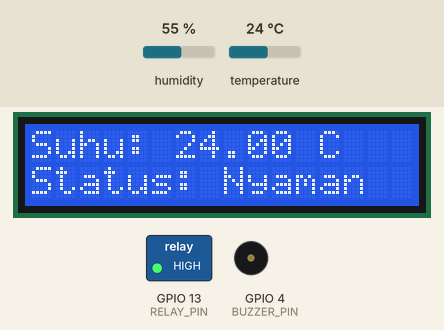
A sketch run on a simulated ESP32. Shown: 16×2 character LCD, switched loads named in the sketch (green lamp = pin HIGH), buzzer (waves = sounding, pin HIGH). Inputs (shaded band) come from the test bench; at power-on: humidity 55 %, temperature 24 °C. WiFi joins after 1.5 s; servers stay silent unless stated; what the sketch prints to the serial monitor is not drawn.

Above: at 3.0 s.
3.1 s: humidity set to 44 %
5.2 s: humidity set to 41 %
At 6.5 s:
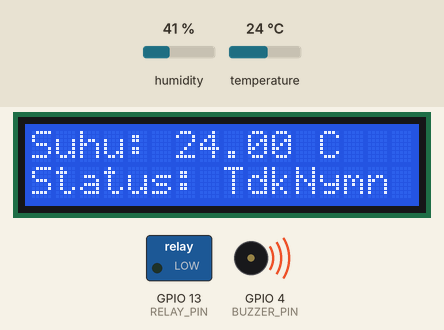
11.4 s: temperature set to 12 °C
At 14.0 s:
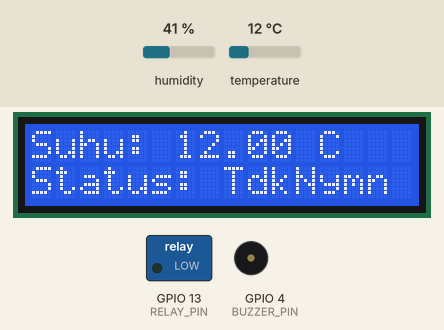
15.1 s: temperature set to 19 °C
At 17.7 s:
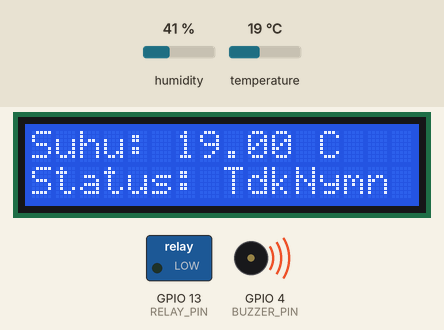
Timing chart, 0 to 20.4 s (numbered marks = the images above; inputs shaded):
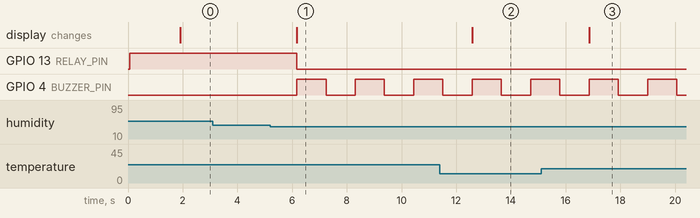

The sketch:

last.ino
```cpp
// **Konfigurasi WiFi & Blynk**
#define BLYNK_TEMPLATE_ID "TMPL6lwbd1Gcv"
#define BLYNK_TEMPLATE_NAME "temperature and humidity sensor alba farrel"
#define BLYNK_AUTH_TOKEN "r3dX1_WFslJaVydLiGvLdc73D8I291lK"
#include <WiFi.h>
#include <BlynkSimpleEsp32.h>
#include <Wire.h>
#include <LiquidCrystal_I2C.h>
#include <DHT.h>
#include <Fuzzy.h>


char ssid[] = "Wokwi-GUEST";
char pass[] = "";

// **Konfigurasi LCD I2C**
#define SDA_PIN 21
#define SCL_PIN 22
LiquidCrystal_I2C lcd(0x27, 16, 2);

// **Konfigurasi DHT22**
#define DHTPIN 12
#define DHTTYPE DHT22
DHT dht(DHTPIN, DHTTYPE);
float h, t;

// **Konfigurasi Relay & Buzzer**
#define RELAY_PIN 13
#define BUZZER_PIN 4

// **Fuzzy Logic**
Fuzzy *fuzzy = new Fuzzy();

// **Variabel untuk Buzzer**
unsigned long lastBuzzTime = 0;
bool buzzerState = false;

// **Blynk Virtual Pins**
#define VIRTUAL_PIN_TEMP V0
#define VIRTUAL_PIN_HUMI V1
#define VIRTUAL_PIN_STATUS V2

void setupFuzzy() {
    // Input Suhu: rentang -40°C hingga 80°C
    FuzzySet *dingin = new FuzzySet(-40, -40, 15, 20);    // Dingin: –40°C sampai mulai menurun pada 15-20°C
    FuzzySet *normal = new FuzzySet(15, 20, 30, 35);       // Normal: mulai naik dari 15 ke 20, penuh 20-30, turun hingga 35
    FuzzySet *panas = new FuzzySet(30, 35, 80, 80);        // Panas: mulai naik dari 30 ke 35, penuh hingga 80°C
    FuzzyInput *suhu = new FuzzyInput(1);
    suhu->addFuzzySet(dingin);
    suhu->addFuzzySet(normal);
    suhu->addFuzzySet(panas);
    fuzzy->addFuzzyInput(suhu);

    // Input Kelembaban: rentang 0% hingga 100%
    FuzzySet *kering = new FuzzySet(0, 0, 40, 45);         // Kering
    FuzzySet *normalK = new FuzzySet(40, 45, 55, 60);       // Normal kelembaban
    FuzzySet *lembab = new FuzzySet(55, 60, 100, 100);       // Lembab
    FuzzyInput *kelembaban = new FuzzyInput(2);
    kelembaban->addFuzzySet(kering);
    kelembaban->addFuzzySet(normalK);
    kelembaban->addFuzzySet(lembab);
    fuzzy->addFuzzyInput(kelembaban);

    // Output Kondisi: Nyaman vs. Tidak Nyaman
    FuzzySet *nyaman = new FuzzySet(0, 0, 50, 60);
    FuzzySet *tidakNyaman = new FuzzySet(50, 60, 100, 100);
    FuzzyOutput *kondisi = new FuzzyOutput(3);
    kondisi->addFuzzySet(nyaman);
    kondisi->addFuzzySet(tidakNyaman);
    fuzzy->addFuzzyOutput(kondisi);

    // Aturan fuzzy: Hanya kombinasi (Normal suhu + Normal kelembaban) yang menghasilkan Nyaman.
    int ruleId = 1;
    FuzzySet* suhuSet[] = {dingin, normal, panas};
    FuzzySet* kelembabanSet[] = {kering, normalK, lembab};

    for (int i = 0; i < 3; i++) {
        for (int j = 0; j < 3; j++) {
            FuzzyRuleAntecedent *antecedent = new FuzzyRuleAntecedent();
            antecedent->joinWithAND(suhuSet[i], kelembabanSet[j]);

            FuzzyRuleConsequent *consequent = new FuzzyRuleConsequent();
            // Hanya jika suhu (normal) dan kelembaban (normalK), maka hasilnya Nyaman
            if (suhuSet[i] == normal && kelembabanSet[j] == normalK) {
                consequent->addOutput(nyaman);
            } else {
                // Semua kombinasi lainnya akan menghasilkan Tidak Nyaman
                consequent->addOutput(tidakNyaman);
            }
            fuzzy->addFuzzyRule(new FuzzyRule(ruleId++, antecedent, consequent));
        }
    }
}


void setup() {
    Serial.begin(115200);
    Wire.begin(SDA_PIN, SCL_PIN);
    lcd.init();
    lcd.backlight();

    pinMode(RELAY_PIN, OUTPUT);
    pinMode(BUZZER_PIN, OUTPUT);
    digitalWrite(RELAY_PIN, HIGH);
    digitalWrite(BUZZER_PIN, LOW);

    dht.begin();
    setupFuzzy();

    // **Hubungkan ke Blynk**
    Blynk.begin(BLYNK_AUTH_TOKEN, ssid, pass);
}

void loop() {
    Blynk.run();  // Jalankan Blynk

    h = dht.readHumidity();
    t = dht.readTemperature();

    if (isnan(h) || isnan(t)) {
        lcd.clear();
        lcd.setCursor(0, 0);
        lcd.print("Sensor Error!");
        Serial.println("Sensor Error!");
        delay(2000);
        return;
    }

    fuzzy->setInput(1, t);
    fuzzy->setInput(2, h);
    fuzzy->fuzzify();
    int kondisi = fuzzy->defuzzify(3);

    lcd.clear();
    lcd.setCursor(0, 0);
    lcd.print("Suhu: ");
    lcd.print(t);
    lcd.print(" C");

    lcd.setCursor(0, 1);
    lcd.print("Status: ");

    if (kondisi < 50) {
        lcd.print("Nyaman");
        digitalWrite(RELAY_PIN, HIGH);
        digitalWrite(BUZZER_PIN, LOW);
        Blynk.virtualWrite(VIRTUAL_PIN_STATUS, "Nyaman");
    } else {
        lcd.print("TdkNymn");
        digitalWrite(RELAY_PIN, LOW);
        if (millis() - lastBuzzTime >= 1000) {
            lastBuzzTime = millis();
            buzzerState = !buzzerState;
            digitalWrite(BUZZER_PIN, buzzerState);
        }
        Blynk.virtualWrite(VIRTUAL_PIN_STATUS, "Tidak Nyaman");
    }

    Blynk.virtualWrite(VIRTUAL_PIN_TEMP, t);
    Blynk.virtualWrite(VIRTUAL_PIN_HUMI, h);
    Blynk.virtualWrite(V2, kondisi < 50 ? "Nyaman" : "Tidak Nyaman");
    Serial.print("Suhu: "); Serial.print(t);
    Serial.print(" C, Kelembaban: "); Serial.print(h);
    Serial.print(" %, Status: ");
    Serial.println(kondisi < 50 ? "Nyaman" : "Tidak Nyaman");

    delay(500);
}
```

Measured:
- the behaviour switches between 43 and 42 % on humidity (found by bisection; images 0 and 1)
- after the input at 3.1 s, every drawn part: stays the same
- after the input at 5.2 s, GPIO 13 (RELAY_PIN): HIGH → LOW after 0.97 s; GPIO 4 (BUZZER_PIN): alternates HIGH for 1.1 s and LOW for 1.1 s, starting after 0.97 s; the display: changes after 0.97 s (image 1)
- after the input at 11.4 s, the display: changes after 1.2 s (image 2)
- after the input at 15.1 s, the display: changes after 1.8 s (image 3)
